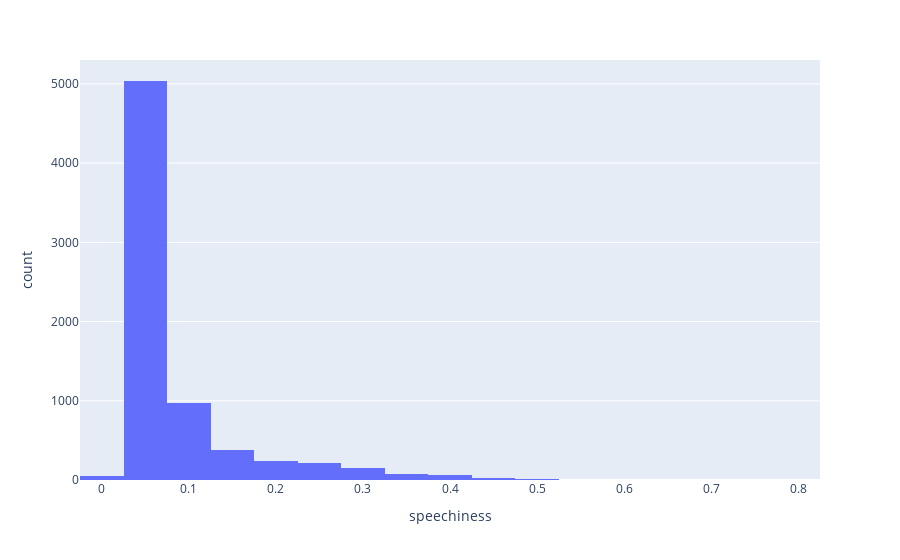

The code cell stored with this chart in its notebook:
### Markdown cell above
## Speechiness

### Code cell
# Create a distribution plot
fig = px.histogram(spotify, x='speechiness', nbins=20)

# Show the plot
fig.show()

### Figure 1 — Plotly figure (JSON) as saved in the notebook; plotly's stock layout.template omitted (floating-point values rounded to 4 significant figures; data arrays with more than 128 entries replaced by an {"elided": "..."} marker saying what was removed)
{"data": [{"alignmentgroup": "True", "bingroup": "x", "hovertemplate": "speechiness=%{x}<br>count=%{y}<extra></extra>", "legendgroup": "", "marker": {"color": "#636efa", "pattern": {"shape": ""}}, "name": "", "nbinsx": 20, "offsetgroup": "", "orientation": "v", "showlegend": false, "x": {"elided": "7224 float values"}, "xaxis": "x", "yaxis": "y", "type": "histogram"}], "layout": {"xaxis": {"anchor": "y", "domain": [0, 1], "title": {"text": "speechiness"}}, "yaxis": {"anchor": "x", "domain": [0, 1], "title": {"text": "count"}}, "legend": {"tracegroupgap": 0}, "margin": {"t": 60}, "barmode": "relative"}}
